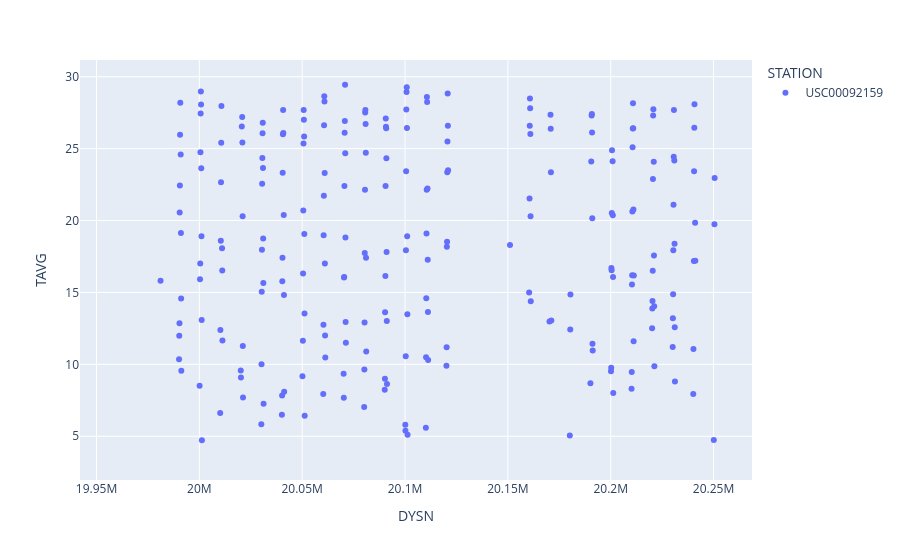

Notebook code cell kept with this figure:
### Code cell
fig = px.scatter(df, x='DYSN', y='TAVG', color='STATION', symbol='STATION')
fig.show()

### Figure 1 — Plotly figure (JSON) as saved in the notebook; plotly's stock layout.template omitted (floating-point values rounded to 4 significant figures; data arrays with more than 128 entries replaced by an {"elided": "..."} marker saying what was removed)
{"data": [{"hovertemplate": "STATION=USC00092159<br>DYSN=%{x}<br>TAVG=%{y}<extra></extra>", "legendgroup": "USC00092159", "marker": {"color": "#636efa", "symbol": "circle"}, "mode": "markers", "name": "USC00092159", "orientation": "v", "showlegend": true, "type": "scatter", "x": {"elided": "340 int values"}, "xaxis": "x", "y": {"elided": "340 float values"}, "yaxis": "y"}], "layout": {"autosize": true, "legend": {"title": {"text": "STATION"}, "tracegroupgap": 0}, "margin": {"t": 60}, "xaxis": {"anchor": "y", "autorange": true, "domain": [0, 1], "range": [19940000.0, 20270000.0], "title": {"text": "DYSN"}, "type": "linear"}, "yaxis": {"anchor": "x", "autorange": true, "domain": [0, 1], "range": [1.685, 31.43], "title": {"text": "TAVG"}, "type": "linear"}}}
